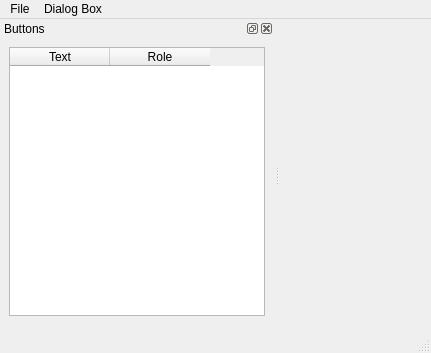
<ui version="4.0" >
 <class>MainWindow</class>
 <widget class="QMainWindow" name="MainWindow" >
  <property name="geometry" >
   <rect>
    <x>0</x>
    <y>0</y>
    <width>431</width>
    <height>353</height>
   </rect>
  </property>
  <property name="windowTitle" >
   <string>Dialog Button Box Example</string>
  </property>
  <widget class="QWidget" name="myCentralWidget" />
  <widget class="QMenuBar" name="menubar" >
   <property name="geometry" >
    <rect>
     <x>0</x>
     <y>0</y>
     <width>431</width>
     <height>23</height>
    </rect>
   </property>
   <widget class="QMenu" name="menuFile" >
    <property name="title" >
     <string>File</string>
    </property>
    <widget class="QMenu" name="menuNew" >
     <property name="title" >
      <string>New</string>
     </property>
     <addaction name="loadSaveChangesAction" />
     <addaction name="loadReallyQuitAction" />
     <addaction name="loadFileErrorAction" />
     <addaction name="loadEmptyAction" />
    </widget>
    <addaction name="menuNew" />
    <addaction name="separator" />
    <addaction name="exitAction" />
   </widget>
   <widget class="QMenu" name="dialogBoxMenu" >
    <property name="title" >
     <string>Dialog Box</string>
    </property>
    <widget class="QMenu" name="stylesMenu" >
     <property name="title" >
      <string>&amp;Styles</string>
     </property>
    </widget>
    <widget class="QMenu" name="orientationMenu" >
     <property name="title" >
      <string>&amp;Orientation</string>
     </property>
     <addaction name="horizontalAction" />
     <addaction name="verticalAction" />
    </widget>
    <addaction name="orientationMenu" />
    <addaction name="stylesMenu" />
   </widget>
   <addaction name="menuFile" />
   <addaction name="dialogBoxMenu" />
  </widget>
  <widget class="QStatusBar" name="statusbar" />
  <widget class="QDockWidget" name="dockWidget" >
   <property name="sizePolicy" >
    <sizepolicy vsizetype="Preferred" hsizetype="Preferred" >
     <horstretch>0</horstretch>
     <verstretch>0</verstretch>
    </sizepolicy>
   </property>
   <property name="windowTitle" >
    <string>Buttons</string>
   </property>
   <attribute name="dockWidgetArea" >
    <number>1</number>
   </attribute>
   <widget class="QWidget" name="dockWidgetContents" >
    <layout class="QVBoxLayout" >
     <property name="margin" >
      <number>9</number>
     </property>
     <property name="spacing" >
      <number>6</number>
     </property>
     <item>
      <widget class="QTableWidget" name="tableWidget" >
       <property name="enabled" >
        <bool>true</bool>
       </property>
       <property name="sizePolicy" >
        <sizepolicy vsizetype="Expanding" hsizetype="Expanding" >
         <horstretch>0</horstretch>
         <verstretch>0</verstretch>
        </sizepolicy>
       </property>
       <column>
        <property name="text" >
         <string>Text</string>
        </property>
       </column>
       <column>
        <property name="text" >
         <string>Role</string>
        </property>
       </column>
      </widget>
     </item>
     <item>
      <widget class="QDialogButtonBox" name="deleteAddDialogBox" >
       <property name="orientation" >
        <enum>Qt::Horizontal</enum>
       </property>
       <property name="standardButtons" >
        <set>QDialogButtonBox::NoButton</set>
       </property>
      </widget>
     </item>
    </layout>
   </widget>
  </widget>
  <action name="actionSave_Dialog" >
   <property name="text" >
    <string>Save Dialog</string>
   </property>
  </action>
  <action name="horizontalAction" >
   <property name="checkable" >
    <bool>true</bool>
   </property>
   <property name="checked" >
    <bool>true</bool>
   </property>
   <property name="text" >
    <string>&amp;Horizontal</string>
   </property>
  </action>
  <action name="verticalAction" >
   <property name="checkable" >
    <bool>true</bool>
   </property>
   <property name="text" >
    <string>&amp;Vertical</string>
   </property>
  </action>
  <action name="loadSaveChangesAction" >
   <property name="text" >
    <string>&amp;Save Changes Box</string>
   </property>
  </action>
  <action name="loadReallyQuitAction" >
   <property name="text" >
    <string>&amp;Really Quit Box</string>
   </property>
  </action>
  <action name="loadFileErrorAction" >
   <property name="text" >
    <string>&amp;File Error Box</string>
   </property>
  </action>
  <action name="loadEmptyAction" >
   <property name="text" >
    <string>&amp;Empty Box</string>
   </property>
  </action>
  <action name="exitAction" >
   <property name="text" >
    <string>E&amp;xit</string>
   </property>
  </action>
  <action name="addButtonAction" >
   <property name="text" >
    <string>&amp;Add Button</string>
   </property>
  </action>
  <action name="deleteButtonAction" >
   <property name="text" >
    <string>&amp;Delete Button</string>
   </property>
  </action>
 </widget>
 <resources/>
 <connections/>
</ui>
